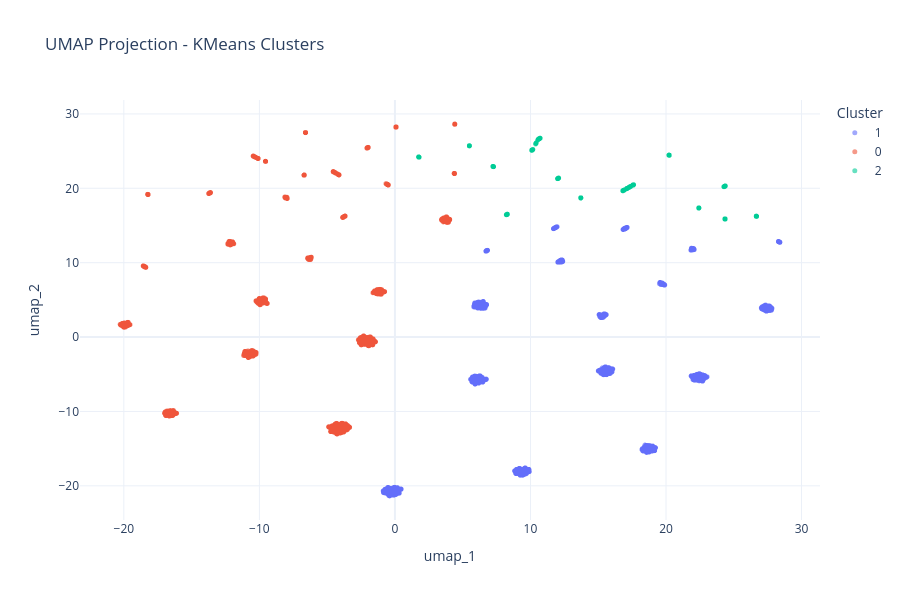

Write notebook code for a chart like this one.
### Markdown cell above
### 3.3 UMAP Visualization

### Code cell
# Asegurar dependencia UMAP
try:
    from umap import UMAP
except ModuleNotFoundError:
    %pip install -q umap-learn
    from umap import UMAP

# Rutas
umap_path = (report_dir / 'umap_embedding.csv') if 'report_dir' in globals() else Path('../data/08_reports/umap_embedding.csv')

# Construir UMAP si falta
if not umap_path.exists():
    if 'features' not in globals() or features.empty:
        raise FileNotFoundError("Missing UMAP file and 'features' dataframe is empty or undefined.")

    # Preparar datos (estandarizados) y muestrear para rendimiento
    X_src = features.values.astype(np.float32, copy=False)
    X_std = StandardScaler().fit_transform(X_src)

    rng = np.random.RandomState(42)
    sample_size = int(min(10000, len(X_std)))
    idx = rng.choice(len(X_std), size=sample_size, replace=False) if len(X_std) > sample_size else np.arange(len(X_std))
    X_sample = X_std[idx]

    # Hiperparámetros UMAP
    n_neighbors = int(min(15, max(2, len(X_sample) - 1)))
    umap = UMAP(
        n_components=2,
        n_neighbors=n_neighbors,
        min_dist=0.1,
        metric='euclidean',
        random_state=42
    )
    Z_umap = umap.fit_transform(X_sample)

    # DataFrame con índices originales muestreados
    umap_df = pd.DataFrame(Z_umap, columns=['umap_1', 'umap_2'], index=features.index[idx])

    # Adjuntar etiqueta KMeans para colorear
    if 'cluster_labels' in globals() and not cluster_labels.empty and 'kmeans_label' in cluster_labels.columns:
        umap_df['kmeans_label'] = cluster_labels.loc[umap_df.index, 'kmeans_label'].values
    elif 'labels_km' in globals() and isinstance(labels_km, np.ndarray) and len(labels_km) == len(features):
        umap_df['kmeans_label'] = pd.Series(labels_km, index=features.index).loc[umap_df.index].values
    else:
        k_for_build = int(globals().get('k_opt', 3))
        km_temp = KMeans(n_clusters=k_for_build, random_state=42, n_init='auto')
        umap_df['kmeans_label'] = km_temp.fit_predict(features.values[idx])

    # Guardar
    (umap_path.parent).mkdir(parents=True, exist_ok=True)
    umap_df.to_csv(umap_path)
    print(f"✓ Built UMAP embeddings → {umap_path} | shape={umap_df.shape} | n_neighbors={n_neighbors}")
else:
    # Cargar UMAP existente
    umap_df = pd.read_csv(umap_path, index_col=0)
    print(f"✓ Loaded UMAP embeddings from {umap_path}")

# Visualización interactiva
fig = px.scatter(
    umap_df,
    x='umap_1',
    y='umap_2',
    color=umap_df['kmeans_label'].astype(str),
    title='UMAP Projection - KMeans Clusters',
    labels={'color': 'Cluster'},
    template='plotly_white',
    width=900,
    height=600
)

fig.update_traces(marker=dict(size=5, opacity=0.6))
fig.show()

print("\n📌 UMAP preserva tanto estructura local como global, más rápido que t-SNE")

### Figure 1 — Plotly figure (JSON) as saved in the notebook; plotly's stock layout.template omitted (floating-point values rounded to 4 significant figures; data arrays with more than 128 entries replaced by an {"elided": "..."} marker saying what was removed)
{"data": [{"hovertemplate": "Cluster=1<br>umap_1=%{x}<br>umap_2=%{y}<extra></extra>", "legendgroup": "1", "marker": {"color": "#636efa", "opacity": 0.6, "size": 5, "symbol": "circle"}, "mode": "markers", "name": "1", "showlegend": true, "type": "scattergl", "x": {"elided": "4978 float values"}, "xaxis": "x", "y": {"elided": "4978 float values"}, "yaxis": "y"}, {"hovertemplate": "Cluster=0<br>umap_1=%{x}<br>umap_2=%{y}<extra></extra>", "legendgroup": "0", "marker": {"color": "#EF553B", "opacity": 0.6, "size": 5, "symbol": "circle"}, "mode": "markers", "name": "0", "showlegend": true, "type": "scattergl", "x": {"elided": "4517 float values"}, "xaxis": "x", "y": {"elided": "4517 float values"}, "yaxis": "y"}, {"hovertemplate": "Cluster=2<br>umap_1=%{x}<br>umap_2=%{y}<extra></extra>", "legendgroup": "2", "marker": {"color": "#00cc96", "opacity": 0.6, "size": 5, "symbol": "circle"}, "mode": "markers", "name": "2", "showlegend": true, "type": "scattergl", "x": {"elided": "505 float values"}, "xaxis": "x", "y": {"elided": "505 float values"}, "yaxis": "y"}], "layout": {"height": 600, "legend": {"title": {"text": "Cluster"}, "tracegroupgap": 0}, "title": {"text": "UMAP Projection - KMeans Clusters"}, "width": 900, "xaxis": {"anchor": "y", "domain": [0, 1], "title": {"text": "umap_1"}}, "yaxis": {"anchor": "x", "domain": [0, 1], "title": {"text": "umap_2"}}}}
